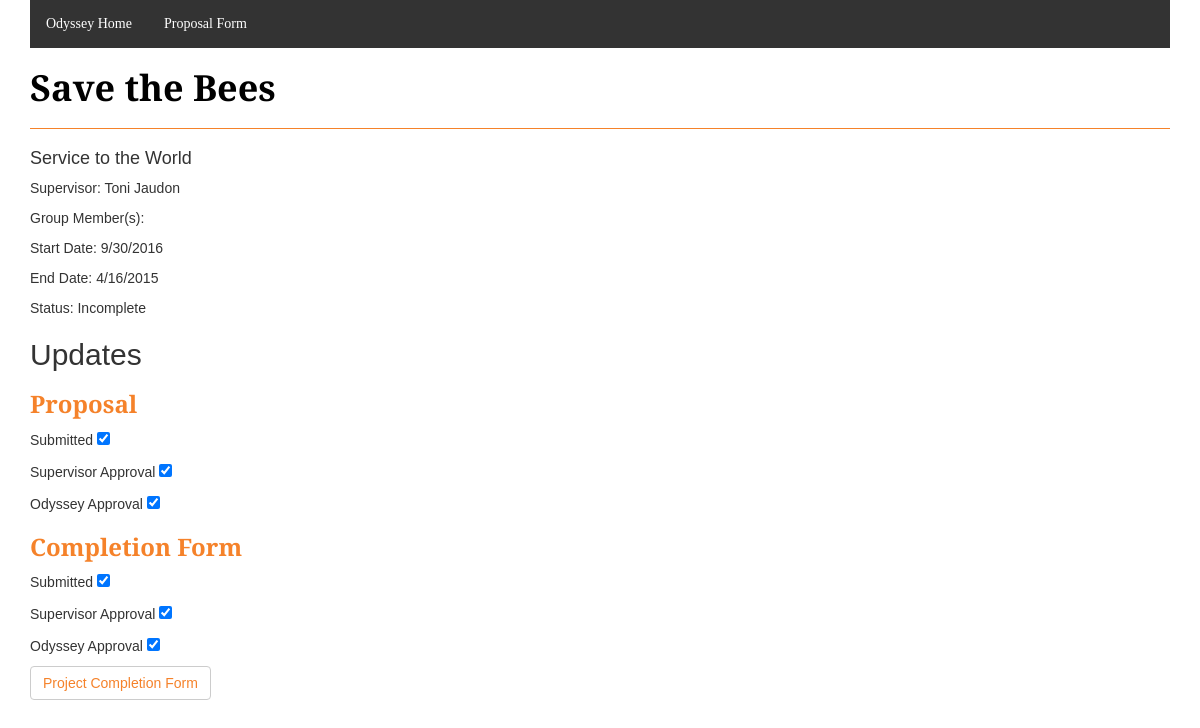
Page /odyssey/project-status/1 on the earlier database version.
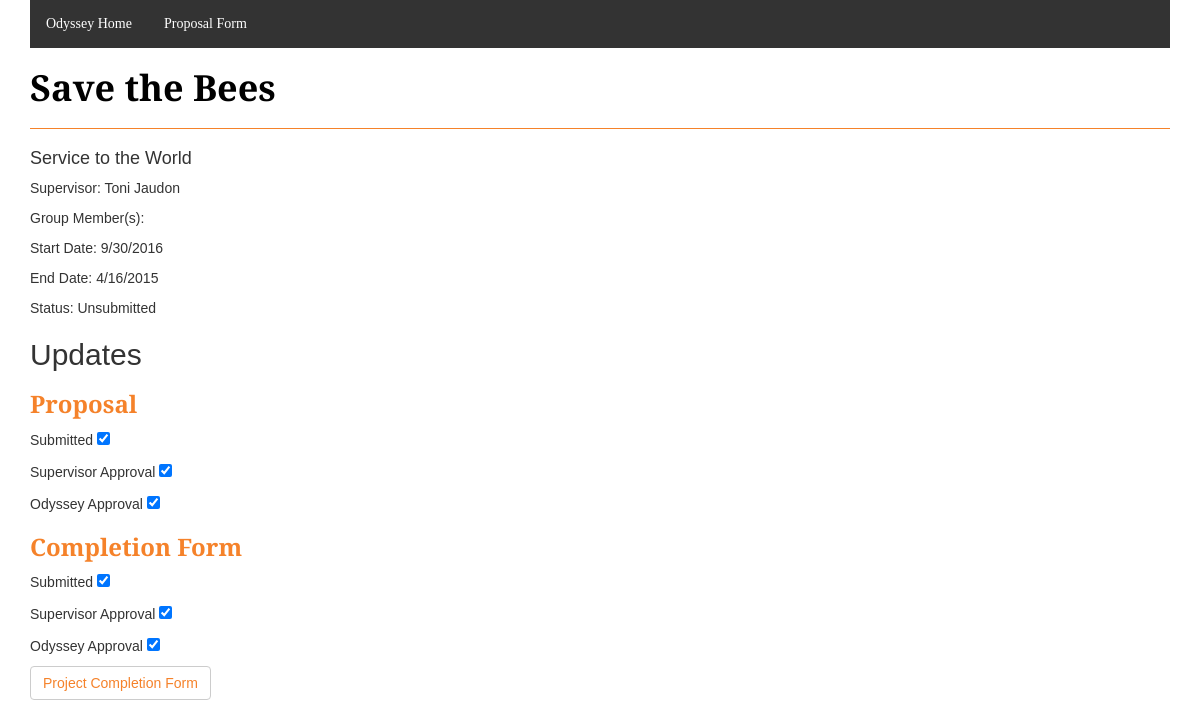
Same page on the later database version.
### projects/models.py (models this page shows, shortened)
class Project(models.Model):
    title = models.CharField(max_length=200)
    category = models.CharField(max_length=20)
    advisor = models.ForeignKey(User, on_delete=models.CASCADE)
    status = models.CharField(max_length=60)
    start_date = models.CharField(max_length=50)
    end_date = models.CharField(max_length=50)
    update_date = models.CharField(max_length=50)

### projects/views.py (the view)
# urls.py: url(r'^project-status/(?P<project_id>[0-9]+)',views.status, name='status'),
def status(request, project_id):
    project = get_object_or_404(Project, pk=project_id)
    return render(request, 'projects/status.html', {'project':project})

### projects/templates/projects/Status.html (shortened to what this page needs)
{% extends "projects/base.html" %}
{% block header %}{{project.title}}{% endblock %}
{% block content %}
<body>
    <div class="body">
            <h4 id="projectCategory">{{project.category}}</h4>
            <div>
                <p id="supervisor">Supervisor: {{project.advisor.first_name}} {{project.advisor.last_name}}
                </p>
                <p id="group">Group Member(s):</p>
                <p id="startdate">Start Date: {{project.start_date}}</p>
                <p id="enddate">End Date: {{project.end_date}}</p>
                <p>Status: {{project.status}}</p>
            </div>
    <div class="updates">
        <h2>Updates</h2>
        <h3>Proposal</h3>
        <p id="submitProp"> Submitted <input type="checkbox" onclick="return false" checked="checked"/></p>
        <p id="supProp"> Supervisor Approval <input type="checkbox" onclick="return false" checked="checked"/></p>
        <p id="odyProp"> Odyssey Approval <input type="checkbox" onclick="return false" checked="checked"/></p>
        <h3>Completion Form</h3>
        <p id="submitComp"> Submitted <input type="checkbox" onclick="return false" checked="checked"/></p>
        <p id="supComp"> Supervisor Approval <input type="checkbox" onclick="return false" checked="checked"/></p>
        <p id="odyComp"> Odyssey Approval <input type="checkbox" onclick="return false" checked="checked"/></p>
        <a class="btn btn-default" href="{% url 'projects:completion' project.id %}">Project Completion Form</a>
    </div>
    </div>
</body>
{% endblock %}

Differences in the rows shown:
changed Project "Save the Bees": status "Incomplete" → "Unsubmitted"
